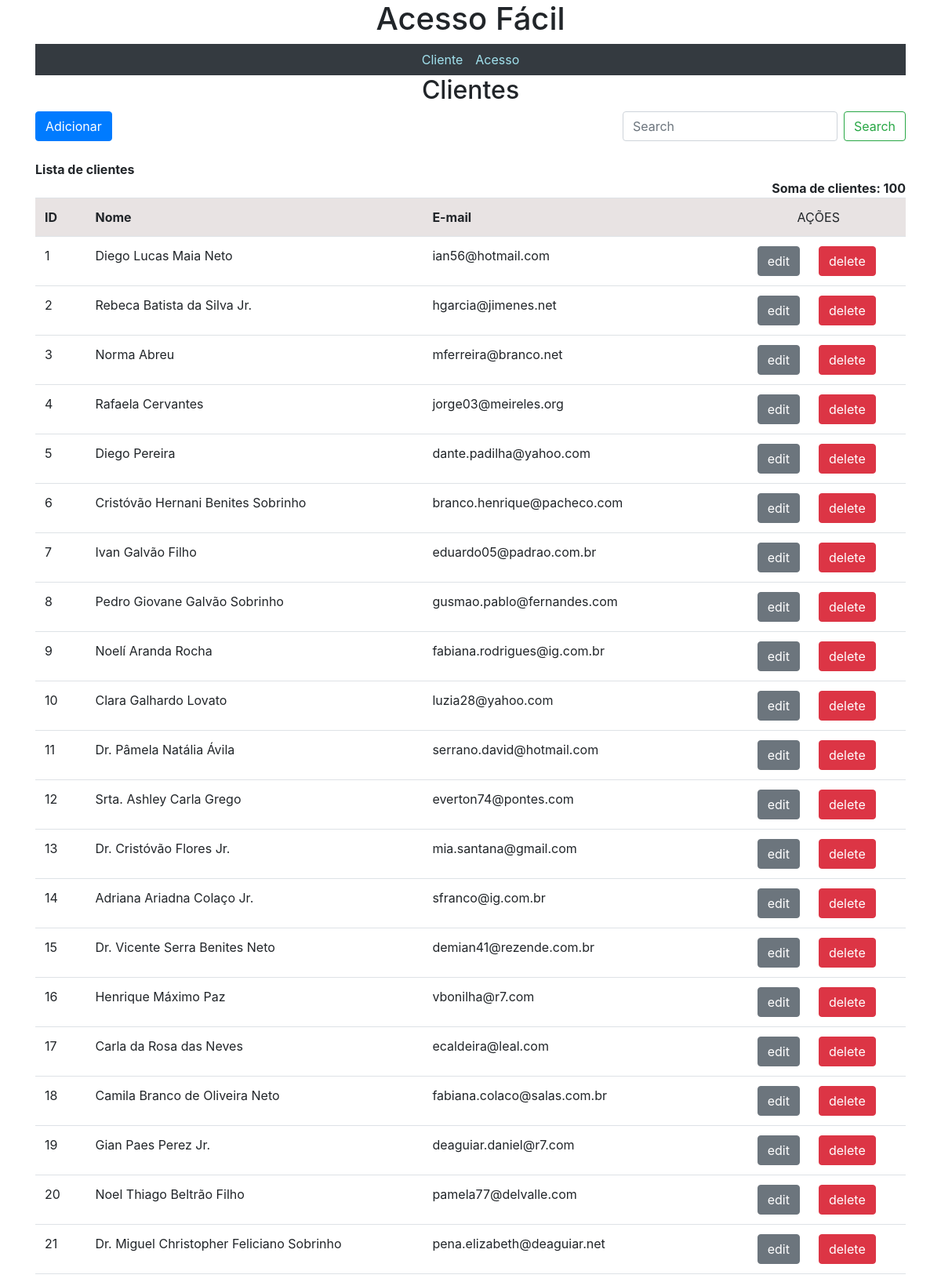
The page / (upper part) on the database its author committed.
### tables this page shows
CREATE TABLE `clientes` (
  `id` int(11) NOT NULL AUTO_INCREMENT,
  `nome` varchar(50) NOT NULL,
  `email` varchar(50) DEFAULT NULL,
  PRIMARY KEY (`id`)
);

### Core/Controller.php (called while the page is built, shortened)
<?php
class Controller
{
    public $table = null;
    public function __construct($table ='clientes'){
      $this->table = $table;
    }
    public function index()
    {
        $Obj = new $this->model($this->table);
        if(!empty($_GET['search'])){
            $todos = $Obj->filterRegs($_GET['search']);
        }else {
            $todos = $Obj->todosRegs();
        }
        $soma = (empty($todos))? 0 : count($todos);
        require_once APP . 'Views/_includes/header.phtml';
        require_once APP . 'Views/_includes/menu.phtml';
        require_once APP . 'Views/'.$this->table.'/index.phtml';
        require_once APP . 'Views/_includes/footer.phtml';
    }
}

### App/Controllers/ClientesController.php (called while the page is built, shortened)
<?php
class ClientesController extends Controller
{
    public function index()
    {
        $Obj = new Controller('clientes');
        $Obj->index();
    }
}

### Core/bootstrap.php (called while the page is built, shortened)
<?php
$router = new Router();

### public/index.php (called while the page is built)
<?php
require_once __DIR__ . '/../Core/bootstrap.php';

### App/Models/ClientesModel.php (called while the page is built, shortened)
<?php
class ClientesModel extends Model
{
    function __construct($table)
    {
        $this->table = $table;
    }
}

### Core/Connection.php (called while the page is built, shortened)
<?php
class Connection
{
    protected function openDb()
    {
        $options = array(PDO::ATTR_DEFAULT_FETCH_MODE => PDO::FETCH_OBJ, PDO::ATTR_ERRMODE => PDO::ERRMODE_EXCEPTION);
		$dsn = DB_TYPE . ':host=' . DB_HOST . ';port ='. DB_PORT . ';dbname=' . DB_NAME;
        try{
          $this->pdo = new PDO($dsn , DB_USER, DB_PASS, $options);
        }catch (PDOException $e){
          echo '<div align="center"><b>Mensagem: </b>'.$e->getMessage();
					echo '<br><b>Código</b>: '.$e->getCode().'<br>';
					echo '<b>Arquivo</b>: '.$e->getFile();
          echo '<br><b>Linha: </b>'.$e->getLine();
          die('<br><br><hr><h3>Crie o banco de dados<br>Importe o script "db_my.sql" existente no raiz<br>E tente conectar novamente<h3></div>');
        }
    }
}

### Core/Model.php (called while the page is built, shortened)
<?php
class Model extends Connection
{
    private $table = '';
    function __construct($table)
    {
        $this->table = $table;
    }
    public function todosRegs()
    {
        $this->select();
        $sql = 'SELECT * FROM '.$this->table.' ORDER BY id';
        $query = $this->pdo->prepare($sql);
        $query->execute();
        return $query->fetchAll();
    }
    protected function select(string $terms = '' , array $params = [], string $colums = '*', int $limit = 100)
    {
        try{
            if(!empty($terms) && !empty($params)){
                $sql = 'SELECT '. $colums . ' FROM '. $this->table . ' WHERE ' . $terms . " LIMIT ". $limit;
                $query = $this->pdo->prepare($sql);
                foreach ($params as $key => $value){
                    $query->bindValue(":".$key, $value);
                }
            }else {
                $sql = 'SELECT '. $colums . ' FROM '. $this->table;
                $query = $this->pdo->prepare($sql);
            }
            $query->execute();
            return $query;
        }catch (PDOException $e) {
            echo (new ErrorController())->index(3,"Verifique os parametros");
            die();
        }catch (Exception $e) {
            echo (new ErrorController())->index(3,"Erro interno, por favor entre em contato com o suporte");
            die();
        }
    }
}

### App/Views/clientes/index.phtml (the view)
<div class="container">
    <h2 class="text-center">Clientes</h2>
	<div class="nav justify-content-between">
        <a class="btn btn-primary" href="<?=URL . 'clientes/add'; ?>">Adicionar</a>
        <form class="form-inline" autocomplete="off">
            <input class="form-control mr-sm-2" type="search" placeholder="Search" aria-label="Search" name="search" value="<?php echo $_GET["search"] ?? '';?>" autofocus>
            <button class="btn btn-outline-success my-2 my-sm-0" type="submit">Search</button>
        </form>
    </div>
    <div>
        <br>
        <b>Lista de clientes</b><div class="text-right"><b>Soma de clientes: <?php echo $soma; ?></b></div>
        <table class="table table-hover table-stripped">
            <thead>
            <tr class="bg-gray">
                <td><b>ID</b></td>
                <td><b>Nome</b></td>
                <td><b>E-mail</b></td>
                <td colspan="2" align="center">AÇÕES</td>
            </tr>
            </thead>
            <tbody>
            <?php foreach ($todos as $cliente) { ?>
                <tr>
                    <td><?php if (isset($cliente->id)) echo htmlspecialchars($cliente->id, ENT_QUOTES, 'UTF-8'); ?></td>
                    <td><?php if (isset($cliente->nome)) echo htmlspecialchars($cliente->nome, ENT_QUOTES, 'UTF-8'); ?></td>
                    <td><?php if (isset($cliente->email)) echo htmlspecialchars($cliente->email, ENT_QUOTES, 'UTF-8'); ?></td>
                    <td class='text-right'><a class='btn btn-secondary' href="<?php echo URL . 'clientes/edit/' . htmlspecialchars($cliente->id, ENT_QUOTES, 'UTF-8'); ?>">edit</a></td>
                    <td><a class='btn btn-danger' href="<?php echo URL . 'clientes/delete/' . htmlspecialchars($cliente->id, ENT_QUOTES, 'UTF-8'); ?>">delete</a></td>
                </tr>
            <?php } ?>
            </tbody>
        </table>
    </div>
</div>

### Core/Router.php (shortened to what this page needs)
<?php
class Router
{
  private $urlController = null;
	public function __construct(){
    if (strlen($this->urlController) == 0) {
        $page = new $default;
        $page->index();
    } else {
        $return = $this->urlController;
        $page = new \Core\ErrorController();
        $page->index(2, $return);
    }
	}
}

### App/Views/_includes/header.phtml (shortened to what this page needs)
<!DOCTYPE html>
<html lang="en">
<head>
    <link rel="stylesheet" href="https://stackpath.bootstrapcdn.com/bootstrap/4.3.1/css/bootstrap.min.css"
>
        <link href="<?php echo URL; ?>assets/css/custom.css" rel="stylesheet">
</head>
<body>
    <div align="center"><h1><?=APP_TITTLE?></h1></div>
	<div class="container">

### App/Views/_includes/menu.phtml
	<nav class="navbar-expand bg-dark navbar-dark">
		<ul class="navbar-nav justify-content-center">
		  <li class="nav-item"><a class="nav-link" href="<?php echo URL; ?>clientes">Cliente</a></li>
		  <li class="nav-item"><a class="nav-link" href="<?php echo URL; ?>acesso">Acesso</a></li>
		</ul>
	</nav>
</div>

### App/Views/_includes/footer.phtml (shortened to what this page needs)
</body>
</html>

### public/assets/css/custom.css (style rules this page uses)
.navbar-dark .navbar-nav .nav-link { color: #a1e1ed; }
.bg-gray { background-color: #e8e3e3; }

### rows shown on the page
clientes: id "1", nome "Diego Lucas Maia Neto", email "ian56@hotmail.com"
clientes: id "2", nome "Rebeca Batista da Silva Jr.", email "hgarcia@jimenes.net"
clientes: id "3", nome "Norma Abreu", email "mferreira@branco.net"
clientes: id "4", nome "Rafaela Cervantes", email "jorge03@meireles.org"
clientes: id "5", nome "Diego Pereira", email "dante.padilha@yahoo.com"
clientes: id "6", nome "Cristóvão Hernani Benites Sobrinho", email "branco.henrique@pacheco.com"
clientes: id "7", nome "Ivan Galvão Filho", email "eduardo05@padrao.com.br"
clientes: id "8", nome "Pedro Giovane Galvão Sobrinho", email "gusmao.pablo@fernandes.com"
clientes: id "9", nome "Noelí Aranda Rocha", email "fabiana.rodrigues@ig.com.br"
clientes: id "10", nome "Clara Galhardo Lovato", email "luzia28@yahoo.com"
clientes: id "11", nome "Dr. Pâmela Natália Ávila", email "serrano.david@hotmail.com"
clientes: id "12", nome "Srta. Ashley Carla Grego", email "everton74@pontes.com"
clientes: id "13", nome "Dr. Cristóvão Flores Jr.", email "mia.santana@gmail.com"
clientes: id "14", nome "Adriana Ariadna Colaço Jr.", email "sfranco@ig.com.br"
clientes: id "15", nome "Dr. Vicente Serra Benites Neto", email "demian41@rezende.com.br"
clientes: id "16", nome "Henrique Máximo Paz", email "vbonilha@r7.com"
clientes: id "17", nome "Carla da Rosa das Neves", email "ecaldeira@leal.com"
clientes: id "18", nome "Camila Branco de Oliveira Neto", email "fabiana.colaco@salas.com.br"
clientes: id "19", nome "Gian Paes Perez Jr.", email "deaguiar.daniel@r7.com"
clientes: id "20", nome "Noel Thiago Beltrão Filho", email "pamela77@delvalle.com"
clientes: id "21", nome "Dr. Miguel Christopher Feliciano Sobrinho", email "pena.elizabeth@deaguiar.net"

### other values the page prints
APP_TITTLE "Acesso Fácil"
$soma "100"
